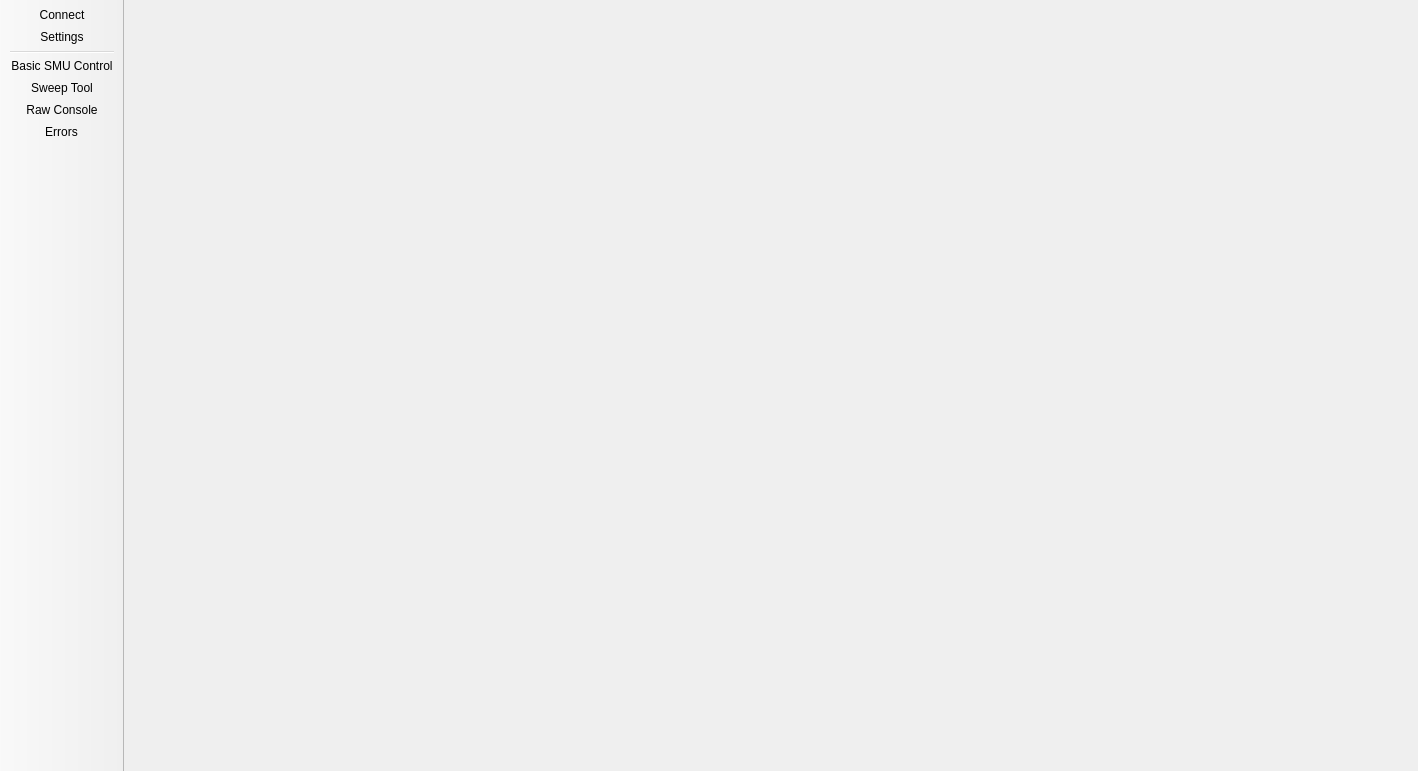
<?xml version="1.0" encoding="UTF-8"?>
<ui version="4.0">
 <class>KeithleyTool</class>
 <widget class="QMainWindow" name="KeithleyTool">
  <property name="geometry">
   <rect>
    <x>0</x>
    <y>0</y>
    <width>1418</width>
    <height>771</height>
   </rect>
  </property>
  <property name="windowTitle">
   <string>Keithley Tool</string>
  </property>
  <property name="windowIcon">
   <iconset resource="../materials.qrc">
    <normaloff>:/materials/materials/startup.png</normaloff>:/materials/materials/startup.png</iconset>
  </property>
  <property name="tabShape">
   <enum>QTabWidget::Rounded</enum>
  </property>
  <widget class="QWidget" name="centralwidget">
   <layout class="QGridLayout" name="gridLayout"/>
  </widget>
  <widget class="QToolBar" name="toolBar">
   <property name="sizePolicy">
    <sizepolicy hsizetype="Fixed" vsizetype="Preferred">
     <horstretch>0</horstretch>
     <verstretch>0</verstretch>
    </sizepolicy>
   </property>
   <property name="minimumSize">
    <size>
     <width>0</width>
     <height>0</height>
    </size>
   </property>
   <property name="windowTitle">
    <string>toolBar</string>
   </property>
   <property name="layoutDirection">
    <enum>Qt::LeftToRight</enum>
   </property>
   <property name="movable">
    <bool>false</bool>
   </property>
   <property name="allowedAreas">
    <set>Qt::LeftToolBarArea</set>
   </property>
   <property name="orientation">
    <enum>Qt::Vertical</enum>
   </property>
   <property name="iconSize">
    <size>
     <width>32</width>
     <height>32</height>
    </size>
   </property>
   <property name="toolButtonStyle">
    <enum>Qt::ToolButtonIconOnly</enum>
   </property>
   <property name="floatable">
    <bool>false</bool>
   </property>
   <attribute name="toolBarArea">
    <enum>LeftToolBarArea</enum>
   </attribute>
   <attribute name="toolBarBreak">
    <bool>false</bool>
   </attribute>
   <addaction name="actionConnect"/>
   <addaction name="actionSettings"/>
   <addaction name="separator"/>
   <addaction name="actionBasic_SMU_Control"/>
   <addaction name="actionSweep_Tool"/>
   <addaction name="actionRaw_Console"/>
   <addaction name="actionErrors"/>
  </widget>
  <action name="actionConnect">
   <property name="checkable">
    <bool>true</bool>
   </property>
   <property name="icon">
    <iconset resource="../materials.qrc">
     <normaloff>:/materials/materials/lan.png</normaloff>
     <selectedon>:/materials/materials/lan_connected.png</selectedon>:/materials/materials/lan.png</iconset>
   </property>
   <property name="text">
    <string>Connect</string>
   </property>
   <property name="toolTip">
    <string>Connect</string>
   </property>
  </action>
  <action name="actionRaw_Console">
   <property name="enabled">
    <bool>true</bool>
   </property>
   <property name="icon">
    <iconset resource="../materials.qrc">
     <normaloff>:/materials/materials/prompt.png</normaloff>:/materials/materials/prompt.png</iconset>
   </property>
   <property name="text">
    <string>Raw Console</string>
   </property>
  </action>
  <action name="actionSettings">
   <property name="icon">
    <iconset resource="../materials.qrc">
     <normaloff>:/materials/materials/settings.png</normaloff>:/materials/materials/settings.png</iconset>
   </property>
   <property name="text">
    <string>Settings</string>
   </property>
  </action>
  <action name="actionBasic_SMU_Control">
   <property name="icon">
    <iconset resource="../materials.qrc">
     <normaloff>:/materials/materials/multimeter.png</normaloff>:/materials/materials/multimeter.png</iconset>
   </property>
   <property name="text">
    <string>Basic SMU Control</string>
   </property>
  </action>
  <action name="actionExit">
   <property name="icon">
    <iconset theme="battery">
     <normaloff>.</normaloff>.</iconset>
   </property>
   <property name="text">
    <string>Exit</string>
   </property>
  </action>
  <action name="actionSweep_Tool">
   <property name="icon">
    <iconset resource="../materials.qrc">
     <normaloff>:/materials/materials/farbkorrektur.png</normaloff>:/materials/materials/farbkorrektur.png</iconset>
   </property>
   <property name="text">
    <string>Sweep Tool</string>
   </property>
  </action>
  <action name="actionErrors">
   <property name="icon">
    <iconset resource="../materials.qrc">
     <normaloff>:/materials/materials/fehler.png</normaloff>:/materials/materials/fehler.png</iconset>
   </property>
   <property name="text">
    <string>Errors</string>
   </property>
  </action>
 </widget>
 <resources>
  <include location="../materials.qrc"/>
 </resources>
 <connections/>
</ui>
